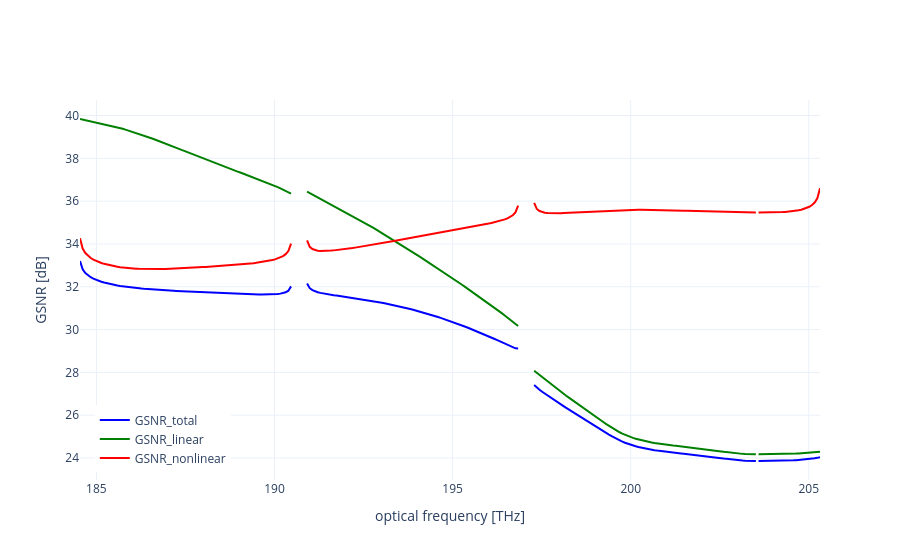

The code cell stored with this chart in its notebook:
### Code cell
curves = [
    {"name": "GSNR_total", "values": ot, "color": "blue"},
    {"name": "GSNR_linear", "values": oa, "color": "green"},
    {"name": "GSNR_nonlinear", "values": on, "color": "red"},
]

plotter = GSNRPlotter(my_link_SNR_Param, curves, bands=bands)

fig = plotter.plot(N_s_max=0, matlab_indexing=True)
fig.show()
